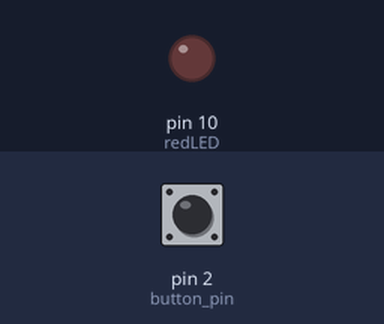
This sketch was run on a simulated Arduino Uno, built with avr-gcc and run on an emulated ATmega328P. On the bench: output pins drawn as LEDs (lit = HIGH). Inputs (shaded band) come from the test bench; at power-on: pin 2 (button_pin) LOW.

Above: at 1.2 s.
1.3 s: pin 2 (button_pin) pulled HIGH for 0.15 s
At 1.75 s:
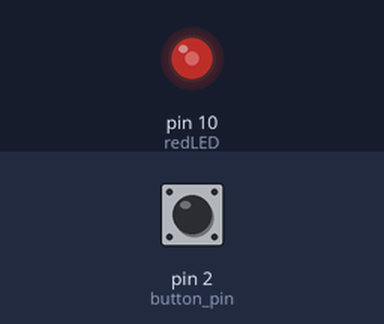
At 2.35 s:
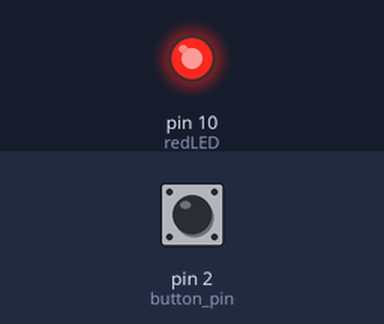
4.3 s: pin 2 (button_pin) pulled HIGH for 1 s
At 5.05 s:
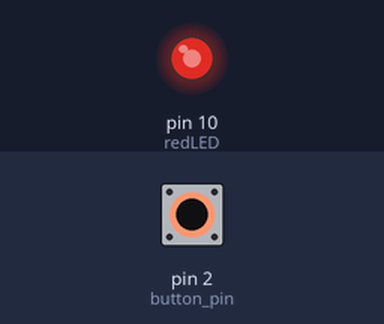
Timing chart, 0 to 7.8 s (numbered marks = the images above; inputs shaded):
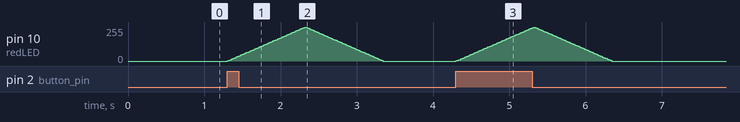

The sketch:

03_06_Taster.ino
```cpp
  const int button_pin = 2;  //Taster an Pin 2 anschließen
  const int redLED = 10;     //Lampe an PWM Pin anschließen

  void setup() {
    pinMode(button_pin, INPUT);   //Setze Taster-Pin als Eingang
    pinMode(redLED, OUTPUT);      //Setze LED-Pin als Ausgang
  }

  void loop() {
    if(digitalRead(button_pin) == HIGH) {
      for (int helligkeit =1; helligkeit <= 255; helligkeit = helligkeit +5){
        analogWrite(redLED, helligkeit);
         delay(20);
      }
      for (int helligkeit =255; helligkeit >= 0; helligkeit = helligkeit -5){
        analogWrite(redLED, helligkeit);
       delay(20);
      }
    }
  }
```

Measured:
- after the input at 1.3 s, pin 10 (redLED): rises from 0/255 to 255/255 in 1.0 s, then falls to 0/255 in 1.0 s
- after the input at 4.3 s, pin 10 (redLED): rises from 0/255 to 255/255 in 1.0 s, then falls to 0/255 in 1.0 s
